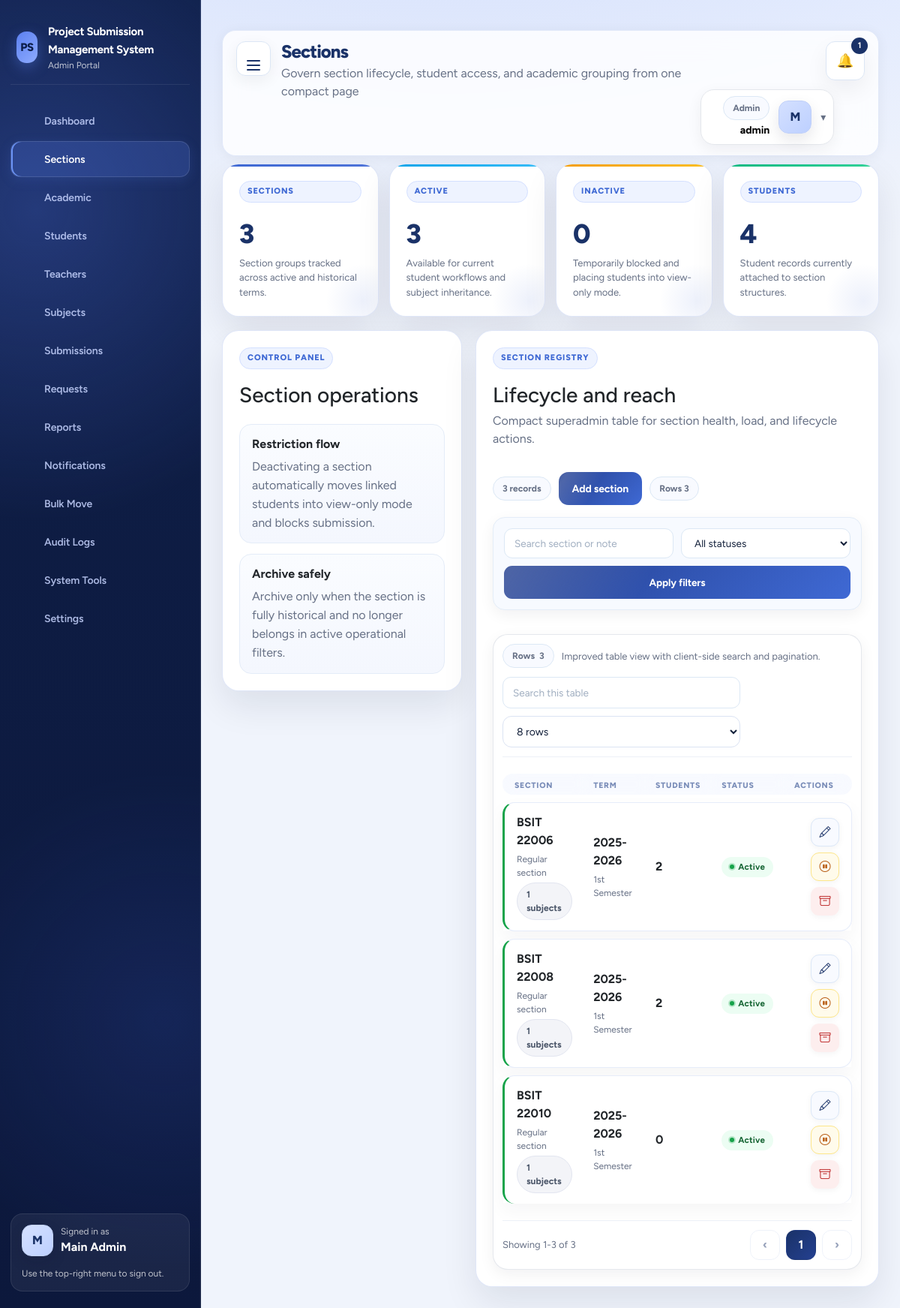
Screenshot of /project/admin/sections.php (signed in) with the database file from the repository.
### tables this page shows
CREATE TABLE sections (
    id INT AUTO_INCREMENT PRIMARY KEY,
    section_name VARCHAR(100) NOT NULL,
    school_year_id INT NOT NULL,
    semester_id INT NOT NULL,
    status ENUM('active', 'inactive', 'archived') NOT NULL DEFAULT 'active',
    notes TEXT NULL,
    created_at TIMESTAMP DEFAULT CURRENT_TIMESTAMP,
    updated_at TIMESTAMP DEFAULT CURRENT_TIMESTAMP ON UPDATE CURRENT_TIMESTAMP,
    CONSTRAINT fk_sections_school_year FOREIGN KEY (school_year_id) REFERENCES school_years(id) ON DELETE RESTRICT ON UPDATE CASCADE,
    CONSTRAINT fk_sections_semester FOREIGN KEY (semester_id) REFERENCES semesters(id) ON DELETE RESTRICT ON UPDATE CASCADE,
    UNIQUE KEY uniq_section_year_sem (section_name, school_year_id, semester_id)
);

CREATE TABLE school_years (
    id INT AUTO_INCREMENT PRIMARY KEY,
    label VARCHAR(20) NOT NULL UNIQUE,
    is_active TINYINT(1) NOT NULL DEFAULT 1,
    created_at TIMESTAMP DEFAULT CURRENT_TIMESTAMP,
    updated_at TIMESTAMP DEFAULT CURRENT_TIMESTAMP ON UPDATE CURRENT_TIMESTAMP
);

CREATE TABLE semesters (
    id INT AUTO_INCREMENT PRIMARY KEY,
    school_year_id INT NOT NULL,
    name VARCHAR(50) NOT NULL,
    is_active TINYINT(1) NOT NULL DEFAULT 1,
    created_at TIMESTAMP DEFAULT CURRENT_TIMESTAMP,
    updated_at TIMESTAMP DEFAULT CURRENT_TIMESTAMP ON UPDATE CURRENT_TIMESTAMP,
    CONSTRAINT fk_semesters_school_year FOREIGN KEY (school_year_id) REFERENCES school_years(id) ON DELETE CASCADE ON UPDATE CASCADE,
    UNIQUE KEY uniq_semester (school_year_id, name)
);

### project/backend/config/app.php (called while the page is built, shortened)
<?php
function h(?string $value): string { return htmlspecialchars((string) $value, ENT_QUOTES, 'UTF-8'); }

### project/admin/sections.php (the view, shortened to what this page needs)
<?php
require_once __DIR__ . '/../backend/helpers/query.php';
$pdo = pdo();
$search = trim($_GET['search'] ?? '');
$sql = 'SELECT s.*, sy.label AS school_year, sem.name AS semester, COUNT(st.id) AS total_students, COUNT(DISTINCT ss.subject_id) AS total_subjects FROM sections s JOIN school_years sy ON sy.id = s.school_year_id JOIN semesters sem ON sem.id = s.semester_id LEFT JOIN students st ON st.section_id = s.id LEFT JOIN section_subjects ss ON ss.section_id = s.id WHERE 1=1';
$params = [];
$sql .= ' GROUP BY s.id ORDER BY FIELD(s.status, "active","inactive","archived"), s.created_at DESC';
$stmt = $pdo->prepare($sql);
$stmt->execute($params);
$sections = $stmt->fetchAll();
$stats = [
  'total' => (int) $pdo->query('SELECT COUNT(*) FROM sections')->fetchColumn(),
  'active' => (int) $pdo->query("SELECT COUNT(*) FROM sections WHERE status = 'active'")->fetchColumn(),
  'inactive' => (int) $pdo->query("SELECT COUNT(*) FROM sections WHERE status = 'inactive'")->fetchColumn(),
  'students' => (int) $pdo->query('SELECT COUNT(*) FROM students')->fetchColumn(),
];
require_once __DIR__ . '/../backend/partials/header.php';
?>
<div class="admin-shell">
  <section class="admin-stats-grid compact-stats-grid">
    <article class="card metric-card compact-metric-card"><span class="eyebrow">Sections</span><h3><?= number_format($stats['total']) ?></h3><p class="muted">Section groups tracked across active and historical terms.</p></article>
    <article class="card metric-card compact-metric-card"><span class="eyebrow">Active</span><h3><?= number_format($stats['active']) ?></h3><p class="muted">Available for current student workflows and subject inheritance.</p></article>
    <article class="card metric-card compact-metric-card"><span class="eyebrow">Inactive</span><h3><?= number_format($stats['inactive']) ?></h3><p class="muted">Temporarily blocked and placing students into view-only mode.</p></article>
    <article class="card metric-card compact-metric-card"><span class="eyebrow">Students</span><h3><?= number_format($stats['students']) ?></h3><p class="muted">Student records currently attached to section structures.</p></article>
  </section>
  <section class="admin-control-layout">
    <aside class="card admin-control-panel">
      <div class="panel-head"><div><p class="eyebrow">Control panel</p><h3>Section operations</h3></div></div>
      <div class="control-stack">
        <div class="control-item"><strong>Restriction flow</strong><p>Deactivating a section automatically moves linked students into view-only mode and blocks submission.</p></div>
        <div class="control-item"><strong>Archive safely</strong><p>Archive only when the section is fully historical and no longer belongs in active operational filters.</p></div>
      </div>
    </aside>
    <div class="card admin-control-main">
      <div class="admin-table-header"><div><p class="eyebrow">Section registry</p><h3>Lifecycle and reach</h3><p class="muted">Compact superadmin table for section health, load, and lifecycle actions.</p></div><div class="table-head-actions"><button class="btn" type="button" data-open-modal="admin-add-section">Add section</button><span class="pill soft">Rows <?= count($sections) ?></span></div></div>
      <form method="get" class="filter-row admin-filter-row admin-students-filters">
        <input type="text" name="search" placeholder="Search section or note" value="<?= h($search) ?>">
        <select name="status"><option value="">All statuses</option></select>
        <button class="btn" type="submit">Apply filters</button>
      </form>
      <div class="table-wrap admin-compact-table-wrap">
        <table class="table-redesign">
          <thead><tr><th>Section</th><th>Term</th><th>Students</th><th>Status</th><th>Actions</th></tr></thead>
          <tbody>
          <?php foreach ($sections as $row): ?>
            <tr>
              <td data-label="Section">
                <div class="admin-cell-stack">
                  <strong><?= h($row['section_name']) ?></strong>
                  <div class="muted small"><?= h($row['notes'] ?: 'No section notes added.') ?></div>
                  <div class="admin-meta-list"><span class="pill neutral"><?= (int) $row['total_subjects'] ?> subjects</span></div>
                </div>
              </td>
              <td data-label="Term"><div class="admin-cell-stack"><strong><?= h($row['school_year']) ?></strong><div class="muted small"><?= h($row['semester']) ?></div></div></td>
              <td data-label="Students"><strong><?= (int) $row['total_students'] ?></strong></td>
              <td data-label="Status"><?= status_badge($row['status']) ?></td>
              <td data-label="Actions" class="text-end">
                <div class="icon-action-group justify-content-end">
                  <button class="icon-action" type="button" data-open-modal="section-edit-<?= (int) $row['id'] ?>" title="edit section" aria-label="edit section"><i class="bi bi-pencil"></i></button>
                  <?php if ($row['status'] !== 'archived'): ?>
                  <form method="post" class="inline-icon-form">
                    <button class="icon-action <?= $row['status'] === 'active' ? 'warning' : 'success' ?>" type="submit" title="<?= $row['status'] === 'active' ? 'deactivate section' : 'reactivate section' ?>" aria-label="<?= $row['status'] === 'active' ? 'deactivate section' : 'reactivate section' ?>"><i class="bi <?= $row['status'] === 'active' ? 'bi-pause-circle' : 'bi-play-circle' ?>"></i></button>
                  </form>
                  <form method="post" class="inline-icon-form">
                    <button class="icon-action danger" type="submit" title="archive section" aria-label="archive section"><i class="bi bi-archive"></i></button>
                  </form>
                  <?php else: ?><span class="muted small">archived</span><?php endif; ?>
                </div>
              </td>
            </tr>
          <?php endforeach; ?>
          </tbody>
        </table>
      </div>
    </div>
  </section>
</div>
<?php require_once __DIR__ . '/../backend/partials/footer.php'; ?>

### project/backend/helpers/query.php (shortened to what this page needs)
<?php
function status_badge(string $status): string {
    return '<span class="status ' . h($status) . '">' . h(ucwords(str_replace('_', ' ', $status))) . '</span>';
}

### rows the page displays
sections: id "3", section_name "BSIT 22010", notes "Regular section", total_subjects "1", school_year.label "2025-2026", semester.name "1st Semester", total_students "0", status "Active"
sections: section_name "BSIT 22006", notes "Regular section", total_subjects "1", school_year.label "2025-2026", semester.name "1st Semester", total_students "2", status "Active"
sections: section_name "BSIT 22008", notes "Regular section", total_subjects "1", school_year.label "2025-2026", semester.name "1st Semester", total_students "2", status "Active"

### other values shown
APP_NAME "Project Submission Management System"
$role "Admin"
$label "Dashboard"
$label "Sections"
$label "Academic"
$label "Students"
$label "Teachers"
$label "Subjects"
$label "Submissions"
$label "Requests"
$label "Reports"
$label "Notifications"
$label "Bulk Move"
$label "Audit Logs"
$label "System Tools"
